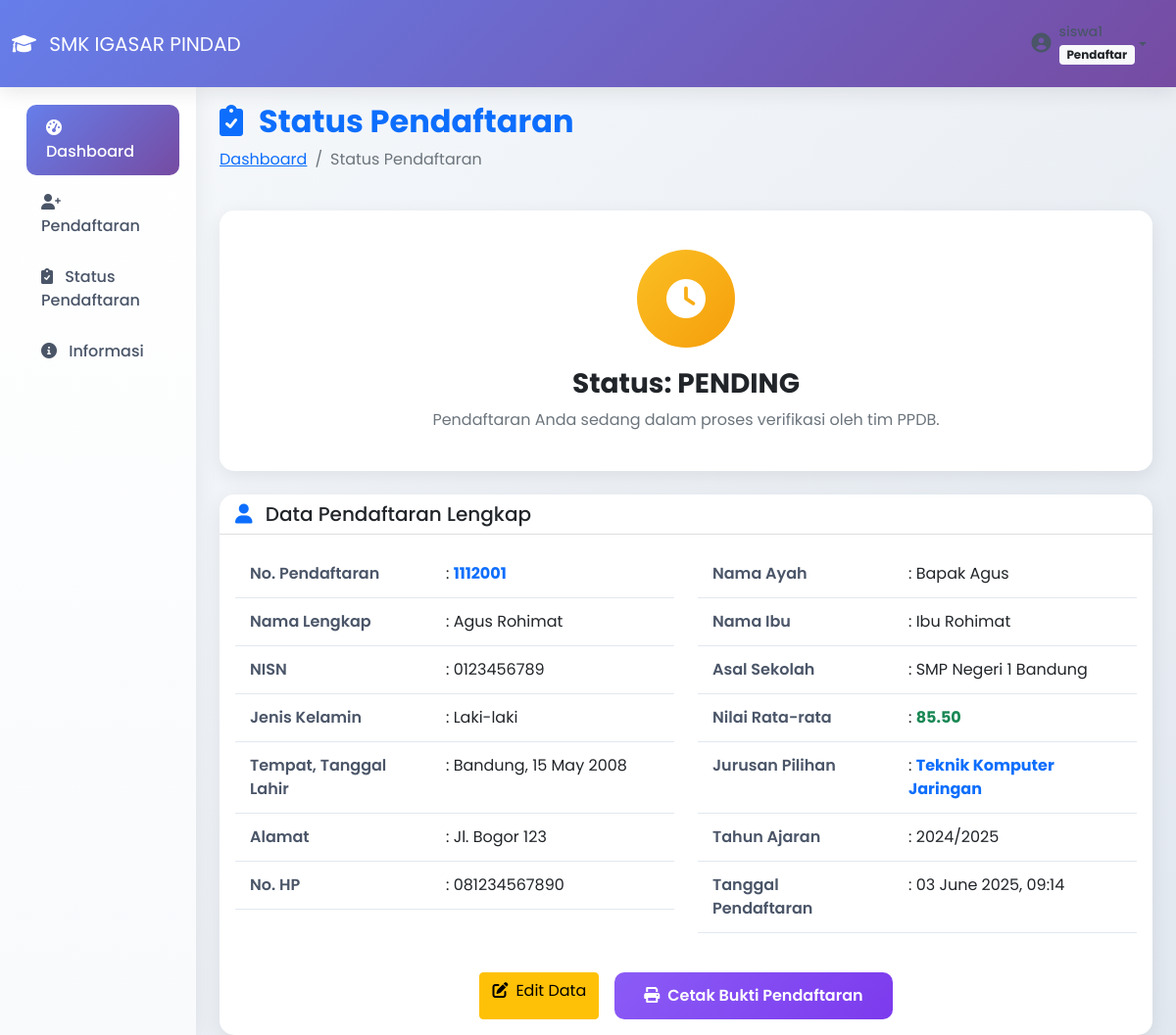
Page /status_pendaftaran.php (signed in) on the committed database.
### tables this page shows
CREATE TABLE pendaftar (
    no_daftar VARCHAR(20) PRIMARY KEY,
    nama VARCHAR(100),
    alamat TEXT,
    jk CHAR(1),
    kode_jur VARCHAR(10),
    kd_petugas VARCHAR(10),
    tahun_ajaran VARCHAR(10),
    nisn VARCHAR(20),
    tempat_lahir VARCHAR(100),
    tanggal_lahir DATE,
    nama_ayah VARCHAR(100),
    nama_ibu VARCHAR(100),
    no_hp VARCHAR(20),
    asal_sekolah VARCHAR(100),
    nilai_rata DECIMAL(5,2),
    status_pendaftaran ENUM('pending', 'diterima', 'ditolak') DEFAULT 'pending',
    user_id INT,
    tanggal_daftar TIMESTAMP DEFAULT CURRENT_TIMESTAMP,
    FOREIGN KEY (kode_jur) REFERENCES jurusan(kode_jur),
    FOREIGN KEY (kd_petugas) REFERENCES petugas(kd_petugas),
    FOREIGN KEY (user_id) REFERENCES registrasi(id_registrasi)
);

CREATE TABLE jurusan (
    kode_jur VARCHAR(10) PRIMARY KEY,
    nama_jurusan VARCHAR(100),
    kuota INT DEFAULT 30,
    status VARCHAR(20) DEFAULT 'aktif',
    created_at TIMESTAMP DEFAULT CURRENT_TIMESTAMP
);

### classes/Pendaftar.php (called while the page is built, shortened)
<?php
class Pendaftar {
    private $conn;
    public function __construct($db) {
        $this->conn = $db;
    }
    public function getByUserId($user_id) {
        $query = "SELECT p.*, j.nama_jurusan, pt.nama_petugas
                 FROM pendaftar p
                 LEFT JOIN jurusan j ON p.kode_jur = j.kode_jur
                 LEFT JOIN petugas pt ON p.kd_petugas = pt.kd_petugas
                 WHERE p.user_id = ?";
        $stmt = $this->conn->prepare($query);
        $stmt->bindParam(1, $user_id);
        $stmt->execute();
        return $stmt->fetch(PDO::FETCH_ASSOC);
    }
}
?>

### status_pendaftaran.php (the view, shortened to what this page needs)
<?php
require_once 'classes/Pendaftar.php';
$database = new Database();
$db = $database->getConnection();
$pendaftar = new Pendaftar($db);
$data = $pendaftar->getByUserId($_SESSION['user_id']);
?>
<!DOCTYPE html>
<html lang="id">
<head>
    <link href="https://cdn.jsdelivr.net/npm/bootstrap@5.1.3/dist/css/bootstrap.min.css" rel="stylesheet">
    <link href="https://cdnjs.cloudflare.com/ajax/libs/font-awesome/6.0.0/css/all.min.css" rel="stylesheet">
</head>
<body>
    <?php include 'includes/navbar.php'; ?>
    <div class="container-fluid">
        <div class="row">
            <?php include 'includes/sidebar.php'; ?>
            <main class="col-md-9 ms-sm-auto col-lg-10 px-md-4">
                <div class="d-flex justify-content-between flex-wrap flex-md-nowrap align-items-center pt-3 pb-2 mb-3 no-print">
                    <div>
                        <h1 class="h2 text-primary fw-bold">
                            <i class="fas fa-clipboard-check me-3"></i>Status Pendaftaran
                        </h1>
                        <nav aria-label="breadcrumb">
                            <ol class="breadcrumb">
                                <li class="breadcrumb-item"><a href="dashboard.php">Dashboard</a></li>
                                <li class="breadcrumb-item active">Status Pendaftaran</li>
                            </ol>
                        </nav>
                    </div>
                </div>
                <?php if ($data): ?>
                <div class="card mb-4">
                    <div class="card-body status-card">
                        <div class="status-icon status-<?php echo $data['status_pendaftaran']; ?>">
                            <i class="fas fa-<?php
                                echo $data['status_pendaftaran'] == 'diterima' ? 'check-circle' :
                                    ($data['status_pendaftaran'] == 'ditolak' ? 'times-circle' : 'clock');
                            ?>"></i>
                        </div>
                        <h3 class="fw-bold mb-2">
                            Status: <?php echo strtoupper($data['status_pendaftaran']); ?>
                        </h3>
                        <p class="text-muted mb-0">
                            <?php if ($data['status_pendaftaran'] == 'pending'): ?>
                                Pendaftaran Anda sedang dalam proses verifikasi oleh tim PPDB.
                            <?php elseif ($data['status_pendaftaran'] == 'diterima'): ?>
                                Selamat! Anda diterima di jurusan <?php echo $data['nama_jurusan']; ?>.
                            <?php else: ?>
                                Mohon maaf, pendaftaran Anda tidak dapat kami terima saat ini.
                            <?php endif; ?>
                        </p>
                    </div>
                </div>
                <div class="card">
                    <div class="card-header bg-transparent">
                        <h5 class="mb-0">
                            <i class="fas fa-user me-2 text-primary"></i>
                            Data Pendaftaran Lengkap
                        </h5>
                    </div>
                    <div class="card-body">
                        <div class="row">
                            <div class="col-md-6">
                                <table class="table table-borderless data-table">
                                    <tr>
                                        <td>No. Pendaftaran</td>
                                        <td>: <span class="text-primary fw-bold"><?php echo $data['no_daftar']; ?></span></td>
                                    </tr>
                                    <tr>
                                        <td>Nama Lengkap</td>
                                        <td>: <?php echo $data['nama']; ?></td>
                                    </tr>
                                    <tr>
                                        <td>NISN</td>
                                        <td>: <?php echo $data['nisn']; ?></td>
                                    </tr>
                                    <tr>
                                        <td>Jenis Kelamin</td>
                                        <td>: <?php echo $data['jk'] == 'L' ? 'Laki-laki' : 'Perempuan'; ?></td>
                                    </tr>
                                    <tr>
                                        <td>Tempat, Tanggal Lahir</td>
                                        <td>: <?php echo $data['tempat_lahir'] . ', ' . date('d F Y', strtotime($data['tanggal_lahir'])); ?></td>
                                    </tr>
                                    <tr>
                                        <td>Alamat</td>
                                        <td>: <?php echo $data['alamat']; ?></td>
                                    </tr>
                                    <tr>
                                        <td>No. HP</td>
                                        <td>: <?php echo $data['no_hp']; ?></td>
                                    </tr>
                                </table>
                            </div>
                            <div class="col-md-6">
                                <table class="table table-borderless data-table">
                                    <tr>
                                        <td>Nama Ayah</td>
                                        <td>: <?php echo $data['nama_ayah']; ?></td>
                                    </tr>
                                    <tr>
                                        <td>Nama Ibu</td>
                                        <td>: <?php echo $data['nama_ibu']; ?></td>
                                    </tr>
                                    <tr>
                                        <td>Asal Sekolah</td>
                                        <td>: <?php echo $data['asal_sekolah']; ?></td>
                                    </tr>
                                    <tr>
                                        <td>Nilai Rata-rata</td>
                                        <td>: <span class="fw-bold text-success"><?php echo $data['nilai_rata']; ?></span></td>
                                    </tr>
                                    <tr>
                                        <td>Jurusan Pilihan</td>
                                        <td>: <span class="fw-bold text-primary"><?php echo $data['nama_jurusan']; ?></span></td>
                                    </tr>
                                    <tr>
                                        <td>Tahun Ajaran</td>
                                        <td>: <?php echo $data['tahun_ajaran']; ?></td>
                                    </tr>
                                    <tr>
                                        <td>Tanggal Pendaftaran</td>
                                        <td>: <?php echo date('d F Y, H:i', strtotime($data['tanggal_daftar'])); ?></td>
                                    </tr>
                                </table>
                            </div>
                        </div>
                        <div class="row mt-4 no-print">
                            <div class="col-12">
                                <div class="d-flex gap-3 justify-content-center">
                                    <?php if ($data['status_pendaftaran'] == 'pending'): ?>
                                    <a href="pendaftaran.php" class="btn btn-warning">
                                        <i class="fas fa-edit me-2"></i>Edit Data
                                    </a>
                                    <?php endif; ?>
                                    <button onclick="window.print()" class="btn btn-print">
                                        <i class="fas fa-print me-2"></i>Cetak Bukti Pendaftaran
                                    </button>
                                </div>
                            </div>
                        </div>
                    </div>
                </div>
                <?php endif; ?>
            </main>
        </div>
    </div>
</body>
</html>

### status_pendaftaran.php (style rules this page uses)
* { font-family: 'Poppins', sans-serif; }
body { background: linear-gradient(135deg, #f8fafc 0%, #e2e8f0 100%); min-height: 100vh; }
.card { border: none; border-radius: 15px; box-shadow: 0 5px 20px rgba(0,0,0,0.08); overflow: hidden; }
.status-card { text-align: center; padding: 40px 20px; }
.status-icon { width: 100px; height: 100px; border-radius: 50%; display: flex; align-items: center; justify-content: center; margin: 0 auto 20px; font-size: 2.5rem; }
.status-pending { background: linear-gradient(135deg, #fbbf24, #f59e0b); color: white; }
.data-table td { padding: 12px 15px; border-bottom: 1px solid #e2e8f0; }
.data-table td:first-child { font-weight: 600; color: #4a5568; width: 200px; }
.btn-print { background: linear-gradient(135deg, #8b5cf6, #7c3aed); border: none; color: white; padding: 12px 30px; border-radius: 10px; font-weight: 600; transition: all 0.3s ease; }

### rows in the picture
pendaftar: status_pendaftaran "PENDING", no_daftar "1112001", nama "Agus Rohimat", nisn "0123456789", tempat_lahir "Bandung", tanggal_lahir "15 May 2008", alamat "Jl. Bogor 123", no_hp "081234567890", nama_ayah "Bapak Agus", nama_ibu "Ibu Rohimat", asal_sekolah "SMP Negeri 1 Bandung", nilai_rata "85.50", kode_jur.nama_jurusan "Teknik Komputer Jaringan", tahun_ajaran "2024/2025", tanggal_daftar "03 June 2025, 09:14"

### other values in the picture
$_SESSION['username'] "siswa1"
$_SESSION['role'] "Pendaftar"
